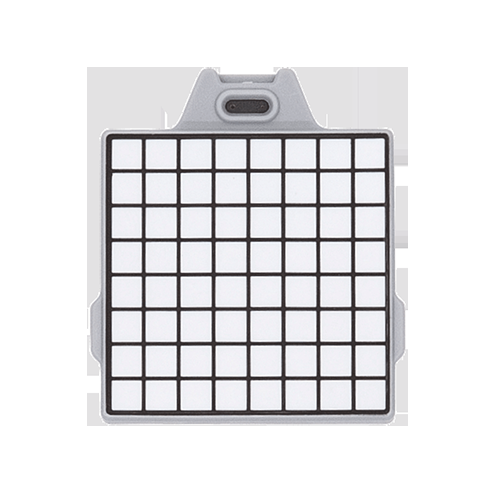
#> input picture droneblocks/media/8x8matrix_expansion.png, 500 x 500 px; its folder holds 2 pictures in this run
$ python tt_matrix_generator.py   (older library calls are emulated)
#> lines starting #> are read from the running program, lines starting #| are printed output that depends on the picture; after the words box and inside, x2 and y2 are one past the last pixel; in counts of white or black regions, pixels touching at a corner belong together
### droneblocks/uielements.py
import pkgutil

import cv2
from abc import ABC, abstractmethod
from enum import Enum
import uuid
import imutils


def read_image(image_path, width, height, mask_transparent):
    if mask_transparent:
        _image = cv2.imread(image_path, cv2.IMREAD_UNCHANGED)
        if _image is None:
            # we may have pip installed this library and we need to look in the installed package
            # directory structure
            droneblocks_package = pkgutil.get_loader("droneblocks")
            droneblocks_init_file_path = droneblocks_package.get_filename()
            # '/Users/patrickryan/Development/junk-projects/junk11/venv/lib/python3.8/site-packages/droneblocks/__init__.py'
            package_image_path = droneblocks_init_file_path.replace("__init__.py", image_path)
            print(package_image_path)
            _image = cv2.imread(package_image_path, cv2.IMREAD_UNCHANGED)
        # make mask of where the transparent bits are
        print(_image.shape)
        trans_mask = _image[:, :, 3] == 0

        # replace areas of transparency with white and not transparent
        _image[trans_mask] = [228, 169, 0, 255]
        # new image without alpha channel...
        _image = cv2.cvtColor(_image, cv2.COLOR_BGRA2BGR)
    else:
        _image = cv2.imread(image_path)
        if _image is None:
            # we may have pip installed this library and we need to look in the installed package
            # directory structure
            droneblocks_package = pkgutil.get_loader("droneblocks")
            droneblocks_init_file_path = droneblocks_package.get_filename()
            # '/Users/patrickryan/Development/junk-projects/junk11/venv/lib/python3.8/site-packages/droneblocks/__init__.py'
            package_image_path = droneblocks_init_file_path.replace("__init__.py", image_path)
            print(package_image_path)
            _image = cv2.imread(package_image_path, cv2.IMREAD_UNCHANGED)

    _image = imutils.resize(_image, width, height)
    return _image


class Shape(ABC):
    class Meta:
        class State(Enum):
            INACTIVE = 0
            ENTER = 1
            EXIT = 2

    def __init__(self, anchor_x, anchor_y, label):
        """

        :param anchor_x: anchor x-point for shape.  Could be upper left or center
        :type anchor_x:
        :param anchor_y: anchor y-point for shape.  Could be upper left or center
        :type anchor_y:
        """
        self.anchor_x = anchor_x
        self.anchor_y = anchor_y
        self.label = label
        self.font = cv2.FONT_HERSHEY_SIMPLEX

        self.state = Shape.Meta.State.INACTIVE
        self.id = uuid.uuid4()

    # https://gist.github.com/xcsrz/8938a5d4a47976c745407fe2788c813a
    # [8 lines left out: function _center_text, not called in this run]

    @abstractmethod
    def is_point_inside(self, x, y):
        pass

    @abstractmethod
    def process_point(self, x, y, image, event=None):
        pass

    @abstractmethod
    def on_enter(self, x, y, image):
        pass

    @abstractmethod
    def on_exit(self, x, y, image):
        pass

    @abstractmethod
    def on_click(self, x, y, image):
        pass

    @abstractmethod
    def draw(self, image):
        pass


class ButtonShape(Shape, ABC):
    def __init__(self, x, y, label):
        super().__init__(int(x), int(y), label)
        self.click_cb = None

    def set_click_callback(self, click_callback):
        self.click_cb = click_callback

    def on_click(self, x, y, image):
        if self.click_cb is not None:
            self.click_cb()


class RectButton(ButtonShape):
    def _center_text(self, text):
        # get boundary of this text
        (w, h), baseline = cv2.getTextSize(text, self.font, 1, 2)

        self.width = int(w * 1.1)
        self.height = int(h * 1.1) + baseline

        # get coords based on boundary
        textX = self.anchor_x + (self.width - w) // 2
        textY = self.anchor_y + (self.height - h) // 2 + h

        self.X_text = textX
        self.Y_text = textY

    def __init__(self, x, y, label, inactive_background_color, active_background_color, outline_color):
        super().__init__(int(x), int(y), label)
        self._center_text(label)
        self.outline_color = outline_color
        self.inactive_bkg_color = inactive_background_color
        self.active_bkg_color = active_background_color
        self.line_thickness = -1

    def draw(self, image):
        if self.state == Shape.Meta.State.INACTIVE:
            cv2.rectangle(image, pt1=(self.anchor_x, self.anchor_y),
                          pt2=(self.anchor_x + self.width, self.anchor_y + self.height), color=self.inactive_bkg_color,
                          thickness=self.line_thickness)
        else:
            cv2.rectangle(image, pt1=(self.anchor_x, self.anchor_y),
                          pt2=(self.anchor_x + self.width, self.anchor_y + self.height), color=self.active_bkg_color,
                          thickness=self.line_thickness)

        # add text centered on image, (textX,textY) is the BOTTOM LEFT
        cv2.putText(image, self.label, (self.X_text, self.Y_text), self.font, 1, (255, 255, 255), 2)

    def on_enter(self, x, y, image):
        pass

    def on_exit(self, x, y, image):
        pass

    # [14 lines left out: function process_point, not called in this run]

    def is_point_inside(self, x, y):
        in_shape = self.anchor_x < x < self.anchor_x + self.width and self.anchor_y < y < self.anchor_y + self.height
        return in_shape


class CircleButton(ButtonShape):

    # [19 lines left out: functions __init__, draw, not called in this run]

    def on_enter(self, x, y, image):
        pass

    def on_exit(self, x, y, image):
        pass

    def on_click(self, x, y, image):
        pass

    # [11 lines left out: function process_point, not called in this run]

    def is_point_inside(self, x, y):
        in_circle = (x - self.anchor_x) ** 2 + (y - self.anchor_y) ** 2 < self.radius ** 2
        return in_circle


class DisplayValueLabel(Shape):
    # [14 lines left out: function __init__, not called in this run]

    def set_value(self, val):
        self.value = val

    # [9 lines left out: function draw, not called in this run]

    def on_enter(self, x, y, image):
        pass

    def on_exit(self, x, y, image):
        pass

    def on_click(self, x, y, image):
        pass

    def process_point(self, x, y, image, event=None):
        pass

    def is_point_inside(self, x, y):
        return False


class RectangleHotSpot(Shape):
    """
    A hotspot is an invisible rectangular area.  This class will notify the user on mouse events
    or (x,y) values are enter, exit, click to process, etc

    """

    def __init__(self, rect, label=""):
        """
        :param rect: (ul-x, ul-y, lr-x, lr-y)
        :type rect: tuple
        """
        self.rect = rect
        super().__init__(rect[0], rect[1], label)

    # [11 lines left out: function _rectContains, not called in this run]

    def process_point(self, x, y, image, event=None):
        pass

    # [15 lines left out: functions on_enter, on_exit, not called in this run]

    def on_click(self, x, y, image):
        pass

    def draw(self, image):
        # invisible hotspot
        pass

    def is_point_inside(self, x, y):
        return self._rectContains(x, y)


class SolidColorRect(RectangleHotSpot):

    def __init__(self, rect, colors=[(255, 255, 255)], label=""):
        """
        :param rect: (ul-x, ul-y, lr-x, lr-y)
        :type rect: tuple
        """
        self.rect = rect
        self.colors = colors
        self.color_index = 0
        super().__init__(rect, label)

    def reset_color_index(self):
        self.color_index=0

    # [10 lines left out: functions process_point, draw, not called in this run]

### droneblocks/tt_matrix_generator.py
import pkgutil
import sys

from droneblocks.uielements import SolidColorRect, CircleButton, RectButton
import csv
import numpy as np
import argparse
import cv2
from droneblocks.uielements import read_image
from pathlib import Path

def read_normalized_rects_from_file(filename):
    rects = []

    with open(filename, "r") as f:
        csv_reader = csv.reader(f, delimiter=',')
        for row in csv_reader:
            row = list(np.float_(row))
            rects.append((row[0], row[1], row[2], row[3]))
    return rects


def denormalize_rectangles(rect_list, image_width, image_height):
    denorm_rects = []
    for rect in rect_list:
        x1 = rect[0] * image_width
        y1 = rect[1] * image_height
        x2 = rect[2] * image_width
        y2 = rect[3] * image_height
        denorm_rects.append((int(x1), int(y1), int(x2), int(y2)))

    return denorm_rects


def create_solidcolor_rects(rect_list):
    solid_rects = []
    for rect in rect_list:
        solid_rects.append(SolidColorRect(rect, colors=[(0,0,255), (255,0,0), (255, 32, 240)]))

    return solid_rects


solid_rects_to_show = []
ui_elements = []
solid_rects = None
copy_of_image=None

# [35 lines left out: functions _clear_solid_rects, mouse_events, not called in this run]


WINDOW_NAME = 'DroneBlocks TT Pattern Generator'


# [13 lines left out: function _generate_display_string, not called in this run]

def _close_window():
    cv2.destroyAllWindows()
    sys.exit(0)

def main():
    global solid_rects, copy_of_image
    """
    --image-path
./images/8x8matrix_expansion.png
--filename
./hotspots/8x8-matrix-hotspots2.csv
--width
600
--mask-transparent
    """

    ap = argparse.ArgumentParser()
    ap.add_argument("--image-path", type=str, required=False, default="./media/8x8matrix_expansion.png", help="Path to the image to load")
    ap.add_argument("--width", type=int, required=False, default=600, help="Resize image to specified width")
    ap.add_argument("--height", type=int, required=False, default=None, help="Resize image to specified height")

    ap.add_argument("--filename", required=False, default="./data/8x8-matrix-hotspots2.csv",
                    help="Optional. Filename to save hotspot data if provided")

    args = vars(ap.parse_args())

    image_path = args['image_path']
    width = args['width']
    height = args['height']
    filename = args['filename']

    cv2.namedWindow(WINDOW_NAME, cv2.WINDOW_NORMAL)
    cv2.setMouseCallback(WINDOW_NAME, mouse_events)

    image = read_image(image_path, width, height, True)
#| (500, 500, 4)
#> in read_image, `trans_mask = _image[:, :, 3] == 0`:
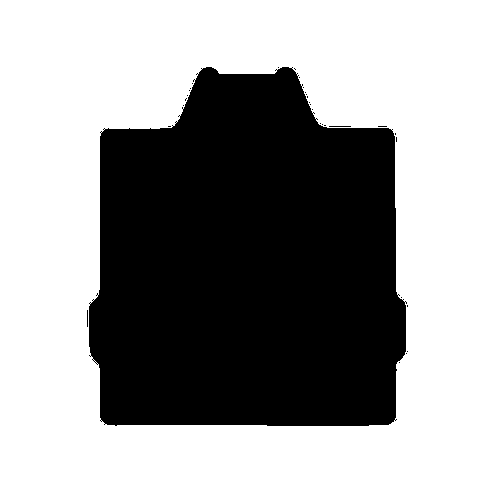
#> trans_mask: shape (500, 500) bool; 61.6% white; 31 black regions (29 under 20 px), largest, box (x1, y1, x2, y2) and area: (89, 67, 407, 426) 95877, (329, 126, 351, 127) 22
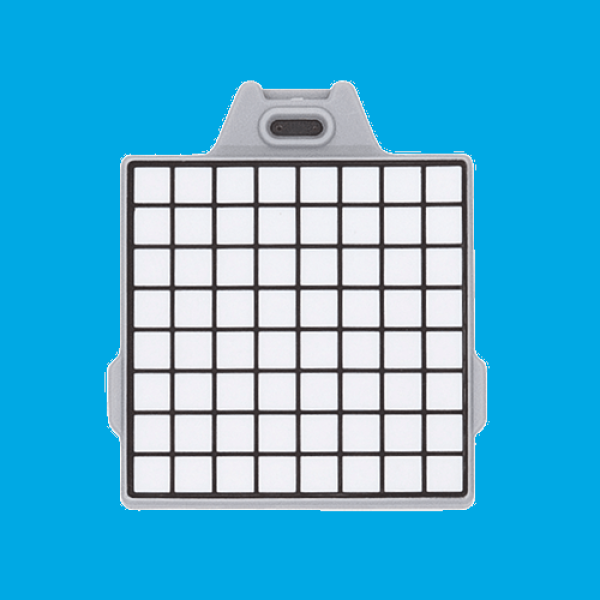
#> image: shape (600, 600, 3); mean of channels 0, 1, 2 215.9, 177.9, 74.1; drawn as B, G, R
    if image is None:
        raise(f"Could not locate image at: {image_path}")

    if not Path(filename).exists():
        droneblocks_package = pkgutil.get_loader("droneblocks")
        droneblocks_init_file_path = droneblocks_package.get_filename()
        # '/Users/patrickryan/Development/junk-projects/junk11/venv/lib/python3.8/site-packages/droneblocks/__init__.py'
        package_image_path = droneblocks_init_file_path.replace("__init__.py", filename)
        print(package_image_path)
        filename = package_image_path

    solid_rects = create_solidcolor_rects(
        denormalize_rectangles(read_normalized_rects_from_file(filename), image.shape[1], image.shape[0]))
#> (reads droneblocks/data/8x8-matrix-hotspots2.csv from the repository)

    copy_of_image = image.copy()

    rect_btn = RectButton(int(image.shape[1]*0.25),int(image.shape[0]*.9), "Clear", (255,0,0), (0,0,255), (64,64,64))
    rect_btn.set_click_callback(_clear_solid_rects)
    rect_btn.draw(image)
    ui_elements.append(rect_btn)

    gen_btn = RectButton(int(image.shape[1]*0.1),int(image.shape[0]*.9), "Gen", (255,0,0), (0,0,255), (64,64,64))
    gen_btn.set_click_callback(_generate_display_string)
    gen_btn.draw(image)
    ui_elements.append(gen_btn)

    close_btn = RectButton(int(image.shape[1]*0.70),int(image.shape[0]*.9), "Close", (255,0,0), (0,0,255), (64,64,64))
    close_btn.set_click_callback(_close_window)
    close_btn.draw(image)
#> in draw (call 3), `cv2.putText(image, self.label, (self.X_text, self.Y_text), self.font, ..`:
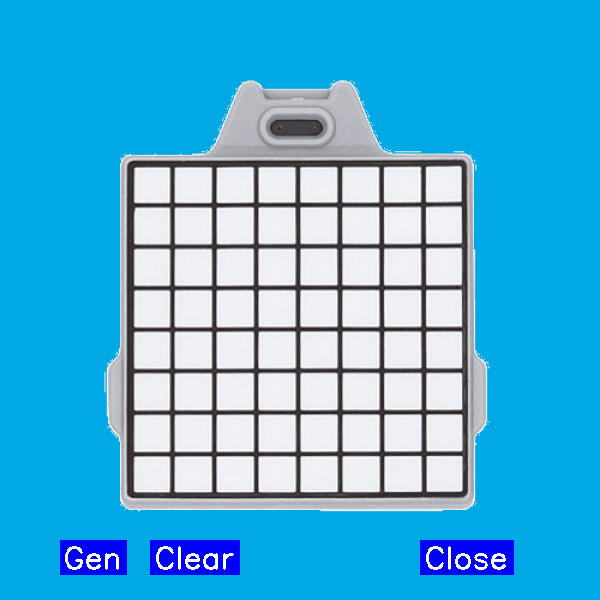
#> image: shape (600, 600, 3); mean of channels 0, 1, 2 216.5, 174.9, 75.2; drawn as B, G, R
    ui_elements.append(close_btn)

    cv2.imshow(WINDOW_NAME, image)
    cv2.waitKey(0)

if __name__ == '__main__':
    main()
